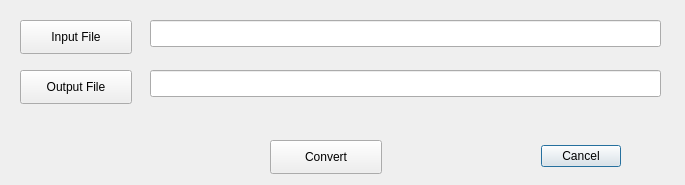
<?xml version="1.0" encoding="UTF-8"?>
<ui version="4.0">
 <class>FAA_DOF2shpDialogBase</class>
 <widget class="QDialog" name="FAA_DOF2shpDialogBase">
  <property name="geometry">
   <rect>
    <x>0</x>
    <y>0</y>
    <width>685</width>
    <height>185</height>
   </rect>
  </property>
  <property name="windowTitle">
   <string>FAA_DOF2shp</string>
  </property>
  <widget class="QDialogButtonBox" name="button_box">
   <property name="geometry">
    <rect>
     <x>490</x>
     <y>140</y>
     <width>131</width>
     <height>32</height>
    </rect>
   </property>
   <property name="orientation">
    <enum>Qt::Horizontal</enum>
   </property>
   <property name="standardButtons">
    <set>QDialogButtonBox::Cancel</set>
   </property>
  </widget>
  <widget class="QPushButton" name="pbOutputFile">
   <property name="geometry">
    <rect>
     <x>20</x>
     <y>70</y>
     <width>112</width>
     <height>34</height>
    </rect>
   </property>
   <property name="text">
    <string>Output File</string>
   </property>
  </widget>
  <widget class="QLineEdit" name="leOutputFile">
   <property name="geometry">
    <rect>
     <x>150</x>
     <y>70</y>
     <width>511</width>
     <height>27</height>
    </rect>
   </property>
  </widget>
  <widget class="QPushButton" name="pbConvert2shp">
   <property name="geometry">
    <rect>
     <x>270</x>
     <y>140</y>
     <width>112</width>
     <height>34</height>
    </rect>
   </property>
   <property name="text">
    <string>Convert</string>
   </property>
  </widget>
  <widget class="QLineEdit" name="leInputFile">
   <property name="geometry">
    <rect>
     <x>150</x>
     <y>20</y>
     <width>511</width>
     <height>27</height>
    </rect>
   </property>
  </widget>
  <widget class="QPushButton" name="pbInputFile">
   <property name="geometry">
    <rect>
     <x>20</x>
     <y>20</y>
     <width>112</width>
     <height>34</height>
    </rect>
   </property>
   <property name="text">
    <string>Input File</string>
   </property>
  </widget>
 </widget>
 <resources/>
 <connections>
  <connection>
   <sender>button_box</sender>
   <signal>accepted()</signal>
   <receiver>FAA_DOF2shpDialogBase</receiver>
   <slot>accept()</slot>
   <hints>
    <hint type="sourcelabel">
     <x>20</x>
     <y>20</y>
    </hint>
    <hint type="destinationlabel">
     <x>20</x>
     <y>20</y>
    </hint>
   </hints>
  </connection>
  <connection>
   <sender>button_box</sender>
   <signal>rejected()</signal>
   <receiver>FAA_DOF2shpDialogBase</receiver>
   <slot>reject()</slot>
   <hints>
    <hint type="sourcelabel">
     <x>20</x>
     <y>20</y>
    </hint>
    <hint type="destinationlabel">
     <x>20</x>
     <y>20</y>
    </hint>
   </hints>
  </connection>
 </connections>
</ui>
